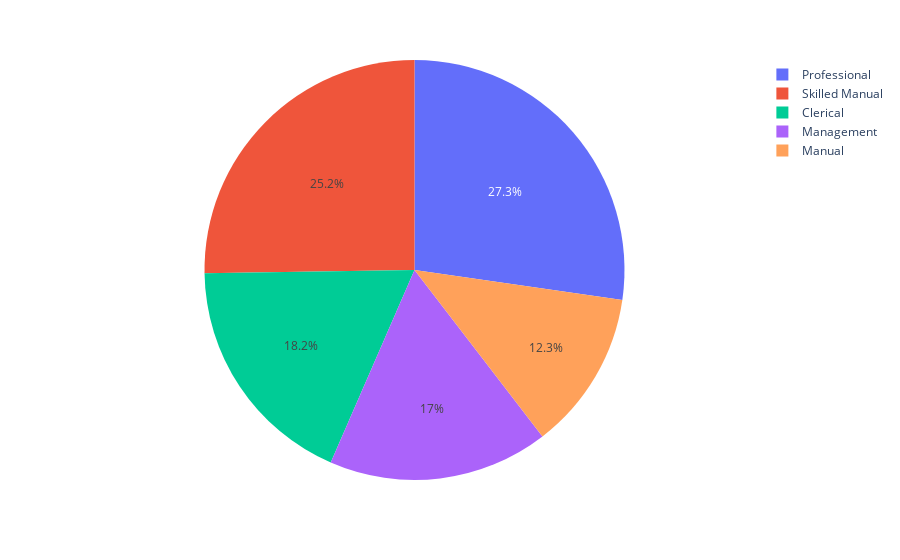

Here is the notebook cell this chart was saved with:
### Code cell
#Occupation In Percentage#

df_works=df['Occupation'].value_counts()
df_prof=df['Occupation'].value_counts().keys()

fig=px.pie(data_frame=df,values=df_works,names=df_prof)
fig.show()

### Figure 1 — Plotly figure (JSON) as saved in the notebook; plotly's stock layout.template omitted (floating-point values rounded to 4 significant figures)
{"data": [{"domain": {"x": [0, 1], "y": [0, 1]}, "hovertemplate": "label=%{label}<br>value=%{value}<extra></extra>", "labels": ["Professional", "Skilled Manual", "Clerical", "Management", "Manual"], "legendgroup": "", "name": "", "showlegend": true, "type": "pie", "values": [280, 259, 187, 174, 126]}], "layout": {"autosize": true, "legend": {"tracegroupgap": 0}, "margin": {"t": 60}}}
